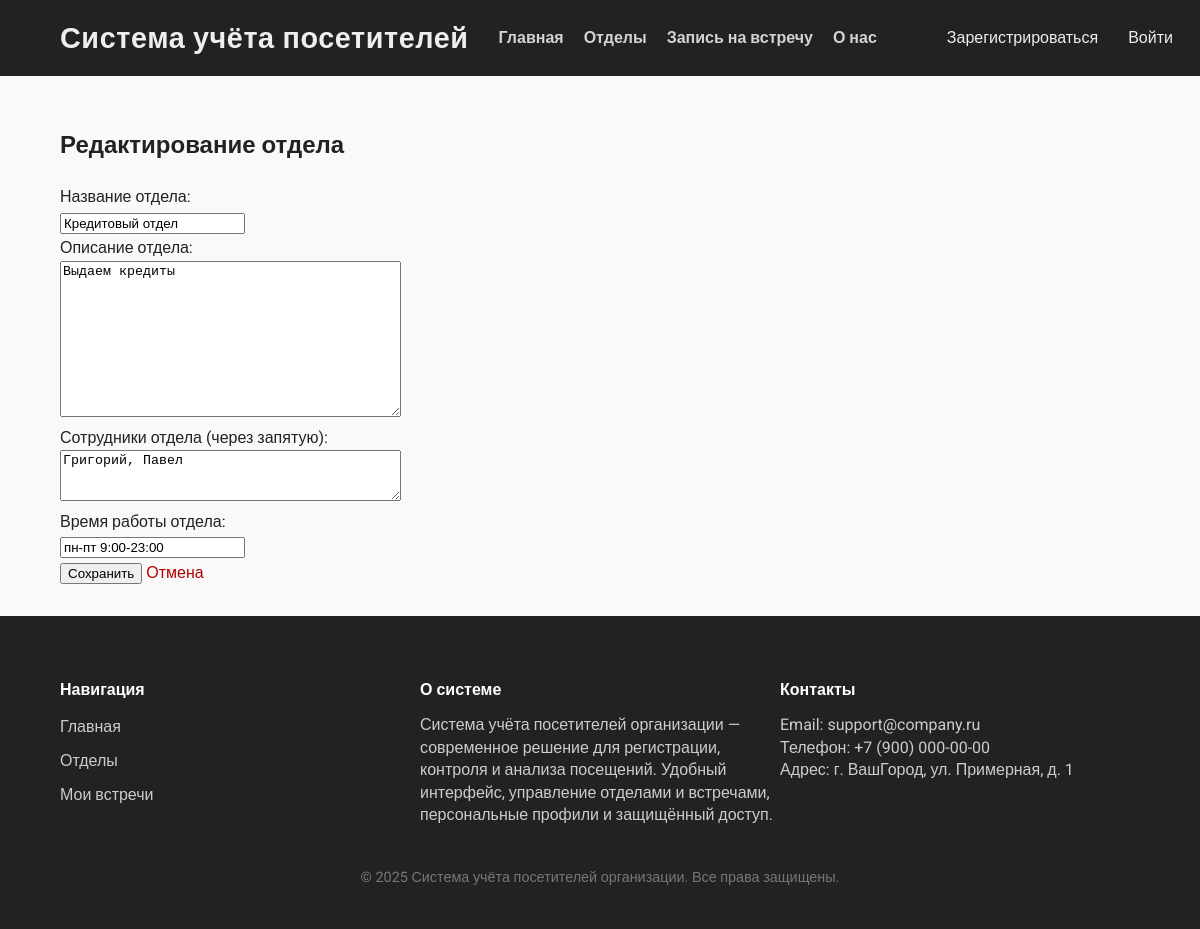
The app's page /admin-panel/departments/1/edit/ with its own data.
### visitors/models.py (models this page shows, shortened)
class Department(models.Model):
    name = models.CharField('Название отдела', max_length=200)
    description = models.TextField('Описание отдела')
    employees = models.TextField('Сотрудники отдела (через запятую)')
    working_hours = models.CharField('Время работы отдела', max_length=100)
    class Meta:
        verbose_name = 'Отдел'
        verbose_name_plural = 'Отделы'

### visitors/views.py (the view)
# urls.py: path('admin-panel/departments/<int:pk>/edit/', views.admin_department_edit, name='admin_department_edit'),
@require_http_methods(["GET", "POST"])
def admin_department_edit(request, pk=None):
    if pk:
        department = get_object_or_404(Department, pk=pk)
    else:
        department = None
    if request.method == 'POST':
        form = DepartmentForm(request.POST, instance=department)
        if form.is_valid():
            form.save()
            messages.success(request, 'Отдел успешно сохранён.')
            return redirect(reverse('admin_departments_list'))
    else:
        form = DepartmentForm(instance=department)
    return render(request, 'visitors/admin_department_form.html', {'form': form, 'department': department})

### visitors/forms.py
class DepartmentForm(forms.ModelForm):
    class Meta:
        model = Department
        fields = ['name', 'description', 'employees', 'working_hours']
        widgets = {
            'working_hours': forms.TextInput(attrs={'placeholder': 'Например, Пн-Пт 9:00-18:00'}),
            'employees': forms.Textarea(attrs={'rows': 3, 'placeholder': 'Иванов И., Петров П., ...'}),
        }

### visitors/templates/visitors/admin_department_form.html (shortened to what this page needs)
{% extends 'visitors/base.html' %}
{% block content %}
<h2>{% if department %}Редактирование отдела{% else %}Добавление отдела{% endif %}</h2>
<form method="post">
    <div>
        {{ form.name.label_tag }}<br>
        {{ form.name }}
    </div>
    <div>
        {{ form.description.label_tag }}<br>
        {{ form.description }}
    </div>
    <div>
        {{ form.employees.label_tag }}<br>
        {{ form.employees }}
    </div>
    <div>
        {{ form.working_hours.label_tag }}<br>
        {{ form.working_hours }}
    </div>
    <button type="submit" class="btn btn-primary">Сохранить</button>
    <a href="{% url 'admin_departments_list' %}" class="btn btn-secondary">Отмена</a>
</form>
{% endblock %}

### visitors/templates/visitors/base.html (style rules this page uses)
*, *::before, *::after { box-sizing: border-box; }
body { margin: 0; font-family: 'Roboto', Arial, sans-serif; background-color: #f9f9f9; color: #222; line-height: 1.6; min-height: 100vh; display: flex; flex-direction: column; }
a { color: #b30000; text-decoration: none; transition: color 0.3s ease; }

### records on screen
Department: name "Кредитовый отдел", description "Выдаем кредиты", employees "Григорий, Павел", working_hours "пн-пт 9:00-23:00"

### other values on screen
{{ year|default:2025 }} "2025"
